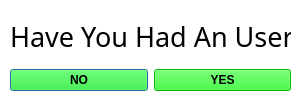
<?xml version="1.0" encoding="UTF-8"?>
<ui version="4.0">
 <class>Register</class>
 <widget class="QDialog" name="Register">
  <property name="geometry">
   <rect>
    <x>0</x>
    <y>0</y>
    <width>300</width>
    <height>100</height>
   </rect>
  </property>
  <property name="windowTitle">
   <string>Dialog</string>
  </property>
  <property name="styleSheet">
   <string notr="true">background-color: rgb(255, 255, 255);</string>
  </property>
  <widget class="QWidget" name="layoutWidget">
   <property name="geometry">
    <rect>
     <x>10</x>
     <y>10</y>
     <width>281</width>
     <height>81</height>
    </rect>
   </property>
   <layout class="QVBoxLayout" name="verticalLayout">
    <item>
     <widget class="QLabel" name="Note">
      <property name="font">
       <font>
        <family>Gill Sans MT</family>
        <pointsize>20</pointsize>
       </font>
      </property>
      <property name="text">
       <string>Have You Had An User?</string>
      </property>
     </widget>
    </item>
    <item>
     <layout class="QHBoxLayout" name="horizontalLayout">
      <item>
       <widget class="QPushButton" name="YES">
        <property name="font">
         <font>
          <weight>75</weight>
          <bold>true</bold>
         </font>
        </property>
        <property name="styleSheet">
         <string notr="true">background-color: rgb(0, 255, 0);
alternate-background-color: rgb(0, 255, 0);</string>
        </property>
        <property name="text">
         <string>NO</string>
        </property>
       </widget>
      </item>
      <item>
       <widget class="QPushButton" name="NO">
        <property name="font">
         <font>
          <weight>75</weight>
          <bold>true</bold>
         </font>
        </property>
        <property name="styleSheet">
         <string notr="true">background-color: rgb(0, 255, 0);</string>
        </property>
        <property name="text">
         <string>YES</string>
        </property>
       </widget>
      </item>
     </layout>
    </item>
   </layout>
  </widget>
 </widget>
 <resources/>
 <connections/>
</ui>
